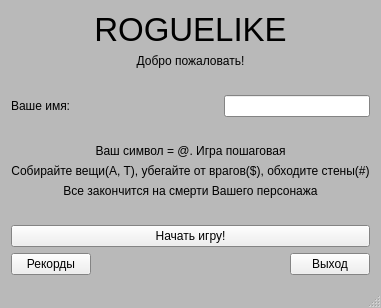
<?xml version="1.0" encoding="UTF-8"?>
<ui version="4.0">
 <class>MainWindow</class>
 <widget class="QMainWindow" name="MainWindow">
  <property name="geometry">
   <rect>
    <x>0</x>
    <y>0</y>
    <width>371</width>
    <height>308</height>
   </rect>
  </property>
  <property name="palette">
   <palette>
    <active>
     <colorrole role="Base">
      <brush brushstyle="SolidPattern">
       <color alpha="255">
        <red>255</red>
        <green>255</green>
        <blue>255</blue>
       </color>
      </brush>
     </colorrole>
     <colorrole role="Window">
      <brush brushstyle="SolidPattern">
       <color alpha="255">
        <red>185</red>
        <green>185</green>
        <blue>185</blue>
       </color>
      </brush>
     </colorrole>
    </active>
    <inactive>
     <colorrole role="Base">
      <brush brushstyle="SolidPattern">
       <color alpha="255">
        <red>255</red>
        <green>255</green>
        <blue>255</blue>
       </color>
      </brush>
     </colorrole>
     <colorrole role="Window">
      <brush brushstyle="SolidPattern">
       <color alpha="255">
        <red>185</red>
        <green>185</green>
        <blue>185</blue>
       </color>
      </brush>
     </colorrole>
    </inactive>
    <disabled>
     <colorrole role="Base">
      <brush brushstyle="SolidPattern">
       <color alpha="255">
        <red>185</red>
        <green>185</green>
        <blue>185</blue>
       </color>
      </brush>
     </colorrole>
     <colorrole role="Window">
      <brush brushstyle="SolidPattern">
       <color alpha="255">
        <red>185</red>
        <green>185</green>
        <blue>185</blue>
       </color>
      </brush>
     </colorrole>
    </disabled>
   </palette>
  </property>
  <property name="windowTitle">
   <string>Roguelike</string>
  </property>
  <property name="windowIcon">
   <iconset>
    <normaloff>Liandry's_Torment_item.png</normaloff>Liandry's_Torment_item.png</iconset>
  </property>
  <widget class="QWidget" name="centralWidget">
   <layout class="QVBoxLayout" name="verticalLayout_2">
    <item>
     <layout class="QVBoxLayout" name="verticalLayout">
      <item>
       <widget class="QLabel" name="Title">
        <property name="font">
         <font>
          <family>System</family>
          <pointsize>25</pointsize>
         </font>
        </property>
        <property name="layoutDirection">
         <enum>Qt::LeftToRight</enum>
        </property>
        <property name="text">
         <string>ROGUELIKE</string>
        </property>
        <property name="textFormat">
         <enum>Qt::AutoText</enum>
        </property>
        <property name="alignment">
         <set>Qt::AlignCenter</set>
        </property>
       </widget>
      </item>
      <item>
       <widget class="QLabel" name="Welcome">
        <property name="text">
         <string>Добро пожаловать!</string>
        </property>
        <property name="alignment">
         <set>Qt::AlignCenter</set>
        </property>
       </widget>
      </item>
     </layout>
    </item>
    <item>
     <spacer name="verticalSpacer_2">
      <property name="orientation">
       <enum>Qt::Vertical</enum>
      </property>
      <property name="sizeHint" stdset="0">
       <size>
        <width>20</width>
        <height>40</height>
       </size>
      </property>
     </spacer>
    </item>
    <item>
     <layout class="QHBoxLayout" name="horizontalLayout">
      <item>
       <widget class="QLabel" name="textYourName">
        <property name="text">
         <string>Ваше имя:</string>
        </property>
       </widget>
      </item>
      <item>
       <spacer name="horizontalSpacer">
        <property name="orientation">
         <enum>Qt::Horizontal</enum>
        </property>
        <property name="sizeHint" stdset="0">
         <size>
          <width>40</width>
          <height>20</height>
         </size>
        </property>
       </spacer>
      </item>
      <item>
       <widget class="QLineEdit" name="playerName"/>
      </item>
     </layout>
    </item>
    <item>
     <spacer name="verticalSpacer_3">
      <property name="orientation">
       <enum>Qt::Vertical</enum>
      </property>
      <property name="sizeHint" stdset="0">
       <size>
        <width>20</width>
        <height>40</height>
       </size>
      </property>
     </spacer>
    </item>
    <item>
     <layout class="QVBoxLayout" name="verticalLayout_3">
      <item>
       <widget class="QLabel" name="label_2">
        <property name="text">
         <string>Ваш символ = @. Игра пошаговая</string>
        </property>
        <property name="alignment">
         <set>Qt::AlignCenter</set>
        </property>
       </widget>
      </item>
      <item>
       <widget class="QLabel" name="label">
        <property name="text">
         <string>Собирайте вещи(A, T), убегайте от врагов($), обходите стены(#)</string>
        </property>
        <property name="alignment">
         <set>Qt::AlignCenter</set>
        </property>
       </widget>
      </item>
      <item>
       <widget class="QLabel" name="label_3">
        <property name="text">
         <string>Все закончится на смерти Вашего персонажа</string>
        </property>
        <property name="alignment">
         <set>Qt::AlignCenter</set>
        </property>
       </widget>
      </item>
     </layout>
    </item>
    <item>
     <spacer name="verticalSpacer_4">
      <property name="orientation">
       <enum>Qt::Vertical</enum>
      </property>
      <property name="sizeHint" stdset="0">
       <size>
        <width>20</width>
        <height>40</height>
       </size>
      </property>
     </spacer>
    </item>
    <item>
     <widget class="QPushButton" name="startGame">
      <property name="text">
       <string>Начать игру!</string>
      </property>
     </widget>
    </item>
    <item>
     <layout class="QHBoxLayout" name="horizontalLayout_2">
      <item>
       <widget class="QPushButton" name="Records">
        <property name="text">
         <string>Рекорды</string>
        </property>
       </widget>
      </item>
      <item>
       <spacer name="horizontalSpacer_2">
        <property name="orientation">
         <enum>Qt::Horizontal</enum>
        </property>
        <property name="sizeHint" stdset="0">
         <size>
          <width>40</width>
          <height>20</height>
         </size>
        </property>
       </spacer>
      </item>
      <item>
       <widget class="QPushButton" name="Exit">
        <property name="text">
         <string>Выход</string>
        </property>
       </widget>
      </item>
     </layout>
    </item>
   </layout>
  </widget>
  <widget class="QStatusBar" name="statusBar"/>
 </widget>
 <layoutdefault spacing="6" margin="11"/>
 <resources/>
 <connections>
  <connection>
   <sender>Exit</sender>
   <signal>clicked()</signal>
   <receiver>MainWindow</receiver>
   <slot>close()</slot>
   <hints>
    <hint type="sourcelabel">
     <x>312</x>
     <y>256</y>
    </hint>
    <hint type="destinationlabel">
     <x>560</x>
     <y>265</y>
    </hint>
   </hints>
  </connection>
 </connections>
</ui>
